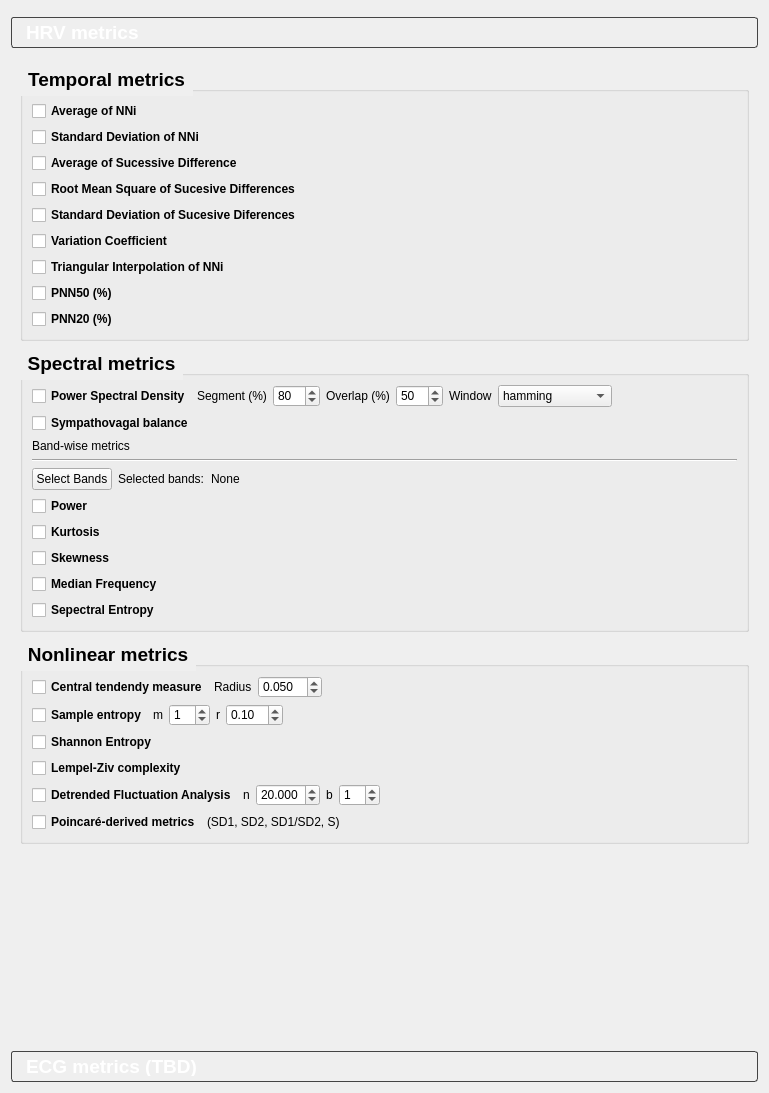
<?xml version="1.0" encoding="UTF-8"?>
<ui version="4.0">
 <class>Form</class>
 <widget class="QWidget" name="Form">
  <property name="geometry">
   <rect>
    <x>0</x>
    <y>0</y>
    <width>769</width>
    <height>1093</height>
   </rect>
  </property>
  <property name="windowTitle">
   <string>Form</string>
  </property>
  <layout class="QVBoxLayout" name="verticalLayout_4">
   <item>
    <widget class="QFrame" name="topContentWidget">
     <property name="frameShape">
      <enum>QFrame::StyledPanel</enum>
     </property>
     <property name="frameShadow">
      <enum>QFrame::Raised</enum>
     </property>
    </widget>
   </item>
   <item>
    <widget class="QToolBox" name="toolBox">
     <property name="font">
      <font>
       <pointsize>14</pointsize>
       <weight>75</weight>
       <bold>true</bold>
      </font>
     </property>
     <property name="styleSheet">
      <string notr="true">QToolBox::tab {
    background: qlineargradient(
        spread:pad, x1:0, y1:0, x2:1, y2:0,
        stop:0 #6a0dad, stop:1 #ec407a
    );
    color: white;        
    font-weight: bold; 
    padding: 5px 10px;   
    border: 1px solid #444;
    border-radius: 3px;
}

/* Color de texto dentro de la pestaña activa */
QToolBox::tab:selected {
    color: white;
}
</string>
     </property>
     <property name="currentIndex">
      <number>0</number>
     </property>
     <widget class="QWidget" name="HRVmetrics">
      <property name="geometry">
       <rect>
        <x>0</x>
        <y>0</y>
        <width>751</width>
        <height>985</height>
       </rect>
      </property>
      <attribute name="label">
       <string>HRV metrics</string>
      </attribute>
      <layout class="QGridLayout" name="gridLayout">
       <item row="2" column="0">
        <widget class="QGroupBox" name="nonlinear_metrics">
         <property name="font">
          <font>
           <pointsize>14</pointsize>
           <weight>75</weight>
           <bold>true</bold>
          </font>
         </property>
         <property name="styleSheet">
          <string notr="true">QGroupBox::title {
    subcontrol-origin: margin;
    subcontrol-position: top left; 
    padding: 5px;                 
    letter-spacing: 1px;
    
    color: qlineargradient(
        spread:pad, x1:0, y1:0, x2:1, y2:0,
        stop:0 #6a0dad, stop:1 #ec407a
    );
}</string>
         </property>
         <property name="title">
          <string>Nonlinear metrics</string>
         </property>
         <layout class="QVBoxLayout" name="verticalLayout_3">
          <item>
           <layout class="QHBoxLayout" name="horizontalLayout_10">
            <item>
             <widget class="QCheckBox" name="ctmCBox">
              <property name="font">
               <font>
                <weight>75</weight>
                <bold>true</bold>
               </font>
              </property>
              <property name="toolTip">
               <string>&lt;html&gt;&lt;head/&gt;&lt;body&gt;&lt;p&gt;Central Tendency Measure&lt;/p&gt;&lt;/body&gt;&lt;/html&gt;</string>
              </property>
              <property name="text">
               <string>Central tendendy measure</string>
              </property>
             </widget>
            </item>
            <item>
             <widget class="QLabel" name="ctmrLabel">
              <property name="toolTip">
               <string>&lt;html&gt;&lt;head/&gt;&lt;body&gt;&lt;p&gt;Radius used to compute the CTM. Should be a positive real number&lt;/p&gt;&lt;/body&gt;&lt;/html&gt;</string>
              </property>
              <property name="text">
               <string>Radius</string>
              </property>
             </widget>
            </item>
            <item>
             <widget class="QDoubleSpinBox" name="ctmrBox">
              <property name="styleSheet">
               <string notr="true"/>
              </property>
              <property name="decimals">
               <number>3</number>
              </property>
              <property name="value">
               <double>0.050000000000000</double>
              </property>
             </widget>
            </item>
            <item>
             <spacer name="horizontalSpacer_9">
              <property name="orientation">
               <enum>Qt::Horizontal</enum>
              </property>
              <property name="sizeHint" stdset="0">
               <size>
                <width>40</width>
                <height>20</height>
               </size>
              </property>
             </spacer>
            </item>
           </layout>
          </item>
          <item>
           <layout class="QHBoxLayout" name="horizontalLayout_13">
            <item>
             <widget class="QCheckBox" name="sampenCBox">
              <property name="font">
               <font>
                <weight>75</weight>
                <bold>true</bold>
               </font>
              </property>
              <property name="toolTip">
               <string>&lt;html&gt;&lt;head/&gt;&lt;body&gt;&lt;p&gt;Sample Entropy&lt;/p&gt;&lt;/body&gt;&lt;/html&gt;</string>
              </property>
              <property name="text">
               <string>Sample entropy</string>
              </property>
             </widget>
            </item>
            <item>
             <widget class="QLabel" name="sampenmLabel">
              <property name="toolTip">
               <string>Embedding dimension (sequence length). Determines the length of subsequences compared in the signal.</string>
              </property>
              <property name="text">
               <string>m</string>
              </property>
             </widget>
            </item>
            <item>
             <widget class="QSpinBox" name="sampenmBox">
              <property name="styleSheet">
               <string notr="true"/>
              </property>
              <property name="value">
               <number>1</number>
              </property>
             </widget>
            </item>
            <item>
             <widget class="QLabel" name="sampenrLabel">
              <property name="toolTip">
               <string>Tolerance value for considering matches, usually a proportion of the standard deviation of the signal (e.g., 0.2).</string>
              </property>
              <property name="text">
               <string>r</string>
              </property>
             </widget>
            </item>
            <item>
             <widget class="QDoubleSpinBox" name="sampenrBox">
              <property name="styleSheet">
               <string notr="true"/>
              </property>
              <property name="value">
               <double>0.100000000000000</double>
              </property>
             </widget>
            </item>
            <item>
             <spacer name="horizontalSpacer_11">
              <property name="orientation">
               <enum>Qt::Horizontal</enum>
              </property>
              <property name="sizeHint" stdset="0">
               <size>
                <width>40</width>
                <height>20</height>
               </size>
              </property>
             </spacer>
            </item>
           </layout>
          </item>
          <item>
           <layout class="QHBoxLayout" name="horizontalLayout_12">
            <item>
             <widget class="QCheckBox" name="shaeCBox">
              <property name="font">
               <font>
                <weight>75</weight>
                <bold>true</bold>
               </font>
              </property>
              <property name="toolTip">
               <string>&lt;html&gt;&lt;head/&gt;&lt;body&gt;&lt;p&gt;Multiscale Sample Entropy&lt;/p&gt;&lt;/body&gt;&lt;/html&gt;</string>
              </property>
              <property name="text">
               <string>Shannon Entropy</string>
              </property>
             </widget>
            </item>
            <item>
             <spacer name="horizontalSpacer_12">
              <property name="orientation">
               <enum>Qt::Horizontal</enum>
              </property>
              <property name="sizeHint" stdset="0">
               <size>
                <width>40</width>
                <height>20</height>
               </size>
              </property>
             </spacer>
            </item>
           </layout>
          </item>
          <item>
           <layout class="QHBoxLayout" name="horizontalLayout_9">
            <item>
             <widget class="QCheckBox" name="lzcCBox">
              <property name="font">
               <font>
                <weight>75</weight>
                <bold>true</bold>
               </font>
              </property>
              <property name="toolTip">
               <string>&lt;html&gt;&lt;head/&gt;&lt;body&gt;&lt;p&gt;Lempel-Ziv Complexity&lt;/p&gt;&lt;/body&gt;&lt;/html&gt;</string>
              </property>
              <property name="text">
               <string>Lempel-Ziv complexity</string>
              </property>
             </widget>
            </item>
            <item>
             <spacer name="horizontalSpacer_8">
              <property name="orientation">
               <enum>Qt::Horizontal</enum>
              </property>
              <property name="sizeHint" stdset="0">
               <size>
                <width>40</width>
                <height>20</height>
               </size>
              </property>
             </spacer>
            </item>
           </layout>
          </item>
          <item>
           <layout class="QHBoxLayout" name="horizontalLayout_27">
            <item>
             <widget class="QCheckBox" name="dfaCBox">
              <property name="font">
               <font>
                <weight>75</weight>
                <bold>true</bold>
               </font>
              </property>
              <property name="toolTip">
               <string>&lt;html&gt;&lt;head/&gt;&lt;body&gt;&lt;p&gt;Central Tendency Measure&lt;/p&gt;&lt;/body&gt;&lt;/html&gt;</string>
              </property>
              <property name="text">
               <string>Detrended Fluctuation Analysis</string>
              </property>
             </widget>
            </item>
            <item>
             <widget class="QLabel" name="dfanLabel">
              <property name="toolTip">
               <string>&lt;html&gt;&lt;head/&gt;&lt;body&gt;&lt;p&gt;Radius used to compute the CTM. Should be a positive real number&lt;/p&gt;&lt;/body&gt;&lt;/html&gt;</string>
              </property>
              <property name="text">
               <string>n</string>
              </property>
             </widget>
            </item>
            <item>
             <widget class="QDoubleSpinBox" name="dfanBox">
              <property name="styleSheet">
               <string notr="true"/>
              </property>
              <property name="decimals">
               <number>3</number>
              </property>
              <property name="value">
               <double>20.000000000000000</double>
              </property>
             </widget>
            </item>
            <item>
             <widget class="QLabel" name="dfabLabel">
              <property name="text">
               <string>b</string>
              </property>
             </widget>
            </item>
            <item>
             <widget class="QSpinBox" name="dfabBox">
              <property name="value">
               <number>1</number>
              </property>
             </widget>
            </item>
            <item>
             <spacer name="horizontalSpacer_26">
              <property name="orientation">
               <enum>Qt::Horizontal</enum>
              </property>
              <property name="sizeHint" stdset="0">
               <size>
                <width>40</width>
                <height>20</height>
               </size>
              </property>
             </spacer>
            </item>
           </layout>
          </item>
          <item>
           <layout class="QHBoxLayout" name="horizontalLayout_28">
            <item>
             <widget class="QCheckBox" name="poincareCBox">
              <property name="font">
               <font>
                <weight>75</weight>
                <bold>true</bold>
               </font>
              </property>
              <property name="toolTip">
               <string>&lt;html&gt;&lt;head/&gt;&lt;body&gt;&lt;p&gt;Multiscale Sample Entropy&lt;/p&gt;&lt;/body&gt;&lt;/html&gt;</string>
              </property>
              <property name="text">
               <string>Poincaré-derived metrics</string>
              </property>
             </widget>
            </item>
            <item>
             <widget class="QLabel" name="poincareLabel">
              <property name="toolTip">
               <string>SD1: Poincaré plot standard deviation perpendicular the line of identity
SD2: Poincaré plot standard deviation along the line of identity
SD1/SD2: Ratio of SD1-to-SD2
S: Area of the ellipse which represents total HRV</string>
              </property>
              <property name="text">
               <string>(SD1, SD2, SD1/SD2, S)</string>
              </property>
             </widget>
            </item>
            <item>
             <spacer name="horizontalSpacer_27">
              <property name="orientation">
               <enum>Qt::Horizontal</enum>
              </property>
              <property name="sizeHint" stdset="0">
               <size>
                <width>40</width>
                <height>20</height>
               </size>
              </property>
             </spacer>
            </item>
           </layout>
          </item>
         </layout>
        </widget>
       </item>
       <item row="3" column="0">
        <spacer name="verticalSpacer_2">
         <property name="orientation">
          <enum>Qt::Vertical</enum>
         </property>
         <property name="sizeHint" stdset="0">
          <size>
           <width>20</width>
           <height>40</height>
          </size>
         </property>
        </spacer>
       </item>
       <item row="0" column="0">
        <widget class="QGroupBox" name="basic_statistical_metrics">
         <property name="font">
          <font>
           <pointsize>14</pointsize>
           <weight>75</weight>
           <bold>true</bold>
          </font>
         </property>
         <property name="styleSheet">
          <string notr="true">QGroupBox::title {
    subcontrol-origin: margin;
    subcontrol-position: top left; 
    padding: 5px;                 
    letter-spacing: 1px;
    
    color: qlineargradient(
        spread:pad, x1:0, y1:0, x2:1, y2:0,
        stop:0 #6a0dad, stop:1 #ec407a
    );
}</string>
         </property>
         <property name="title">
          <string>Temporal metrics</string>
         </property>
         <layout class="QVBoxLayout" name="verticalLayout">
          <item>
           <layout class="QHBoxLayout" name="horizontalLayout_2">
            <item>
             <widget class="QCheckBox" name="avnnCBox">
              <property name="font">
               <font>
                <weight>75</weight>
                <bold>true</bold>
               </font>
              </property>
              <property name="toolTip">
               <string>NNi = Normal to Normal Interval</string>
              </property>
              <property name="text">
               <string>Average of NNi</string>
              </property>
             </widget>
            </item>
            <item>
             <spacer name="horizontalSpacer">
              <property name="orientation">
               <enum>Qt::Horizontal</enum>
              </property>
              <property name="sizeHint" stdset="0">
               <size>
                <width>40</width>
                <height>20</height>
               </size>
              </property>
             </spacer>
            </item>
           </layout>
          </item>
          <item>
           <layout class="QHBoxLayout" name="horizontalLayout_19">
            <item>
             <widget class="QCheckBox" name="sdnnCBox">
              <property name="font">
               <font>
                <weight>75</weight>
                <bold>true</bold>
               </font>
              </property>
              <property name="text">
               <string>Standard Deviation of NNi</string>
              </property>
             </widget>
            </item>
            <item>
             <spacer name="horizontalSpacer_16">
              <property name="orientation">
               <enum>Qt::Horizontal</enum>
              </property>
              <property name="sizeHint" stdset="0">
               <size>
                <width>40</width>
                <height>20</height>
               </size>
              </property>
             </spacer>
            </item>
           </layout>
          </item>
          <item>
           <layout class="QHBoxLayout" name="horizontalLayout_3">
            <item>
             <widget class="QCheckBox" name="avsdCBox">
              <property name="font">
               <font>
                <weight>75</weight>
                <bold>true</bold>
               </font>
              </property>
              <property name="text">
               <string>Average of Sucessive Difference</string>
              </property>
             </widget>
            </item>
            <item>
             <spacer name="horizontalSpacer_2">
              <property name="orientation">
               <enum>Qt::Horizontal</enum>
              </property>
              <property name="sizeHint" stdset="0">
               <size>
                <width>40</width>
                <height>20</height>
               </size>
              </property>
             </spacer>
            </item>
           </layout>
          </item>
          <item>
           <layout class="QHBoxLayout" name="horizontalLayout_4">
            <item>
             <widget class="QCheckBox" name="rmssdCBox">
              <property name="font">
               <font>
                <weight>75</weight>
                <bold>true</bold>
               </font>
              </property>
              <property name="text">
               <string>Root Mean Square of Sucesive Differences</string>
              </property>
             </widget>
            </item>
            <item>
             <spacer name="horizontalSpacer_3">
              <property name="orientation">
               <enum>Qt::Horizontal</enum>
              </property>
              <property name="sizeHint" stdset="0">
               <size>
                <width>40</width>
                <height>20</height>
               </size>
              </property>
             </spacer>
            </item>
           </layout>
          </item>
          <item>
           <layout class="QHBoxLayout" name="horizontalLayout_20">
            <item>
             <widget class="QCheckBox" name="sdsdCBox">
              <property name="font">
               <font>
                <weight>75</weight>
                <bold>true</bold>
               </font>
              </property>
              <property name="text">
               <string>Standard Deviation of Sucesive Diferences</string>
              </property>
             </widget>
            </item>
            <item>
             <spacer name="horizontalSpacer_20">
              <property name="orientation">
               <enum>Qt::Horizontal</enum>
              </property>
              <property name="sizeHint" stdset="0">
               <size>
                <width>40</width>
                <height>20</height>
               </size>
              </property>
             </spacer>
            </item>
           </layout>
          </item>
          <item>
           <layout class="QHBoxLayout" name="horizontalLayout_22">
            <item>
             <widget class="QCheckBox" name="cvCBox">
              <property name="font">
               <font>
                <weight>75</weight>
                <bold>true</bold>
               </font>
              </property>
              <property name="text">
               <string>Variation Coefficient</string>
              </property>
             </widget>
            </item>
            <item>
             <spacer name="horizontalSpacer_17">
              <property name="orientation">
               <enum>Qt::Horizontal</enum>
              </property>
              <property name="sizeHint" stdset="0">
               <size>
                <width>40</width>
                <height>20</height>
               </size>
              </property>
             </spacer>
            </item>
           </layout>
          </item>
          <item>
           <layout class="QHBoxLayout" name="horizontalLayout_15">
            <item>
             <widget class="QCheckBox" name="tinnCBox">
              <property name="font">
               <font>
                <weight>75</weight>
                <bold>true</bold>
               </font>
              </property>
              <property name="text">
               <string>Triangular Interpolation of NNi</string>
              </property>
             </widget>
            </item>
            <item>
             <spacer name="horizontalSpacer_14">
              <property name="orientation">
               <enum>Qt::Horizontal</enum>
              </property>
              <property name="sizeHint" stdset="0">
               <size>
                <width>40</width>
                <height>20</height>
               </size>
              </property>
             </spacer>
            </item>
           </layout>
          </item>
          <item>
           <layout class="QHBoxLayout" name="horizontalLayout_23">
            <item>
             <widget class="QCheckBox" name="pnn50CBox">
              <property name="font">
               <font>
                <weight>75</weight>
                <bold>true</bold>
               </font>
              </property>
              <property name="text">
               <string>PNN50 (%)</string>
              </property>
             </widget>
            </item>
            <item>
             <spacer name="horizontalSpacer_21">
              <property name="orientation">
               <enum>Qt::Horizontal</enum>
              </property>
              <property name="sizeHint" stdset="0">
               <size>
                <width>40</width>
                <height>20</height>
               </size>
              </property>
             </spacer>
            </item>
           </layout>
          </item>
          <item>
           <layout class="QHBoxLayout" name="horizontalLayout_14">
            <item>
             <widget class="QCheckBox" name="pnn20CBox">
              <property name="font">
               <font>
                <weight>75</weight>
                <bold>true</bold>
               </font>
              </property>
              <property name="text">
               <string>PNN20 (%)</string>
              </property>
             </widget>
            </item>
            <item>
             <spacer name="horizontalSpacer_13">
              <property name="orientation">
               <enum>Qt::Horizontal</enum>
              </property>
              <property name="sizeHint" stdset="0">
               <size>
                <width>40</width>
                <height>20</height>
               </size>
              </property>
             </spacer>
            </item>
           </layout>
          </item>
         </layout>
        </widget>
       </item>
       <item row="1" column="0">
        <widget class="QGroupBox" name="spectral_metrics">
         <property name="font">
          <font>
           <pointsize>14</pointsize>
           <weight>75</weight>
           <bold>true</bold>
          </font>
         </property>
         <property name="styleSheet">
          <string notr="true">QGroupBox::title {
    subcontrol-origin: margin;
    subcontrol-position: top left; 
    padding: 5px;                 
    letter-spacing: 1px;
    
    color: qlineargradient(
        spread:pad, x1:0, y1:0, x2:1, y2:0,
        stop:0 #6a0dad, stop:1 #ec407a
    );
}</string>
         </property>
         <property name="title">
          <string>Spectral metrics</string>
         </property>
         <layout class="QVBoxLayout" name="verticalLayout_2">
          <item>
           <layout class="QHBoxLayout" name="horizontalLayout">
            <item>
             <widget class="QCheckBox" name="psdCBox">
              <property name="font">
               <font>
                <weight>75</weight>
                <bold>true</bold>
               </font>
              </property>
              <property name="text">
               <string>Power Spectral Density</string>
              </property>
             </widget>
            </item>
            <item>
             <widget class="QLabel" name="segmentpsdLabel">
              <property name="toolTip">
               <string>Percentage of the signal (n_samples) used to calculate the FFT. Default:
        80% of the signal.</string>
              </property>
              <property name="text">
               <string>Segment (%)</string>
              </property>
             </widget>
            </item>
            <item>
             <widget class="QSpinBox" name="segmentpsdBox">
              <property name="styleSheet">
               <string notr="true"/>
              </property>
              <property name="maximum">
               <number>100</number>
              </property>
              <property name="value">
               <number>80</number>
              </property>
             </widget>
            </item>
            <item>
             <widget class="QLabel" name="overlappsdLabel">
              <property name="toolTip">
               <string>Percentage of overlap (n_samples) for the Welch method. Default: 50% of
        the signal.</string>
              </property>
              <property name="text">
               <string>Overlap (%)</string>
              </property>
             </widget>
            </item>
            <item>
             <widget class="QSpinBox" name="overlappsdBox">
              <property name="styleSheet">
               <string notr="true"/>
              </property>
              <property name="maximum">
               <number>100</number>
              </property>
              <property name="value">
               <number>50</number>
              </property>
             </widget>
            </item>
            <item>
             <widget class="QLabel" name="windowpsdLabel">
              <property name="text">
               <string>Window</string>
              </property>
             </widget>
            </item>
            <item>
             <widget class="QComboBox" name="psdcomboBox">
              <property name="currentIndex">
               <number>6</number>
              </property>
              <item>
               <property name="text">
                <string>barthann</string>
               </property>
              </item>
              <item>
               <property name="text">
                <string>bartlett</string>
               </property>
              </item>
              <item>
               <property name="text">
                <string>blackmanharris</string>
               </property>
              </item>
              <item>
               <property name="text">
                <string>bohman</string>
               </property>
              </item>
              <item>
               <property name="text">
                <string>boxcar</string>
               </property>
              </item>
              <item>
               <property name="text">
                <string>flattop</string>
               </property>
              </item>
              <item>
               <property name="text">
                <string>hamming</string>
               </property>
              </item>
              <item>
               <property name="text">
                <string>nuttall</string>
               </property>
              </item>
              <item>
               <property name="text">
                <string>parzen</string>
               </property>
              </item>
              <item>
               <property name="text">
                <string>triang</string>
               </property>
              </item>
             </widget>
            </item>
            <item>
             <spacer name="horizontalSpacer_15">
              <property name="orientation">
               <enum>Qt::Horizontal</enum>
              </property>
              <property name="sizeHint" stdset="0">
               <size>
                <width>40</width>
                <height>20</height>
               </size>
              </property>
             </spacer>
            </item>
           </layout>
          </item>
          <item>
           <layout class="QHBoxLayout" name="horizontalLayout_17">
            <item>
             <widget class="QCheckBox" name="svbCBox">
              <property name="font">
               <font>
                <weight>75</weight>
                <bold>true</bold>
               </font>
              </property>
              <property name="toolTip">
               <string>&lt;html&gt;&lt;head/&gt;&lt;body&gt;&lt;p&gt;Median Frequency&lt;/p&gt;&lt;p&gt;&lt;br/&gt;&lt;/p&gt;&lt;/body&gt;&lt;/html&gt;</string>
              </property>
              <property name="text">
               <string>Sympathovagal balance</string>
              </property>
             </widget>
            </item>
            <item>
             <spacer name="horizontalSpacer_19">
              <property name="orientation">
               <enum>Qt::Horizontal</enum>
              </property>
              <property name="sizeHint" stdset="0">
               <size>
                <width>40</width>
                <height>20</height>
               </size>
              </property>
             </spacer>
            </item>
           </layout>
          </item>
          <item>
           <widget class="QLabel" name="label">
            <property name="text">
             <string>Band-wise metrics</string>
            </property>
           </widget>
          </item>
          <item>
           <widget class="Line" name="line">
            <property name="orientation">
             <enum>Qt::Horizontal</enum>
            </property>
           </widget>
          </item>
          <item>
           <layout class="QHBoxLayout" name="horizontalLayout_5">
            <item>
             <widget class="QPushButton" name="bandButton">
              <property name="text">
               <string>Select Bands</string>
              </property>
             </widget>
            </item>
            <item>
             <widget class="QLabel" name="selectedbandsLabel">
              <property name="text">
               <string>Selected bands:</string>
              </property>
             </widget>
            </item>
            <item>
             <widget class="QLabel" name="bandLabel">
              <property name="text">
               <string>None</string>
              </property>
             </widget>
            </item>
            <item>
             <spacer name="horizontalSpacer_4">
              <property name="orientation">
               <enum>Qt::Horizontal</enum>
              </property>
              <property name="sizeHint" stdset="0">
               <size>
                <width>40</width>
                <height>20</height>
               </size>
              </property>
             </spacer>
            </item>
           </layout>
          </item>
          <item>
           <layout class="QHBoxLayout" name="horizontalLayout_6">
            <item>
             <widget class="QCheckBox" name="powerCBox">
              <property name="font">
               <font>
                <weight>75</weight>
                <bold>true</bold>
               </font>
              </property>
              <property name="text">
               <string>Power</string>
              </property>
             </widget>
            </item>
            <item>
             <spacer name="horizontalSpacer_5">
              <property name="orientation">
               <enum>Qt::Horizontal</enum>
              </property>
              <property name="sizeHint" stdset="0">
               <size>
                <width>40</width>
                <height>20</height>
               </size>
              </property>
             </spacer>
            </item>
           </layout>
          </item>
          <item>
           <layout class="QHBoxLayout" name="horizontalLayout_25">
            <item>
             <widget class="QCheckBox" name="kurtCBox">
              <property name="font">
               <font>
                <weight>75</weight>
                <bold>true</bold>
               </font>
              </property>
              <property name="toolTip">
               <string>&lt;html&gt;&lt;head/&gt;&lt;body&gt;&lt;p&gt;Spectral Entropy&lt;/p&gt;&lt;/body&gt;&lt;/html&gt;</string>
              </property>
              <property name="text">
               <string>Kurtosis</string>
              </property>
             </widget>
            </item>
            <item>
             <spacer name="horizontalSpacer_24">
              <property name="orientation">
               <enum>Qt::Horizontal</enum>
              </property>
              <property name="sizeHint" stdset="0">
               <size>
                <width>40</width>
                <height>20</height>
               </size>
              </property>
             </spacer>
            </item>
           </layout>
          </item>
          <item>
           <layout class="QHBoxLayout" name="horizontalLayout_18">
            <item>
             <widget class="QCheckBox" name="skewnessCBox">
              <property name="font">
               <font>
                <weight>75</weight>
                <bold>true</bold>
               </font>
              </property>
              <property name="text">
               <string>Skewness</string>
              </property>
             </widget>
            </item>
            <item>
             <spacer name="horizontalSpacer_22">
              <property name="orientation">
               <enum>Qt::Horizontal</enum>
              </property>
              <property name="sizeHint" stdset="0">
               <size>
                <width>40</width>
                <height>20</height>
               </size>
              </property>
             </spacer>
            </item>
           </layout>
          </item>
          <item>
           <layout class="QHBoxLayout" name="horizontalLayout_24">
            <item>
             <widget class="QCheckBox" name="mfCBox">
              <property name="font">
               <font>
                <weight>75</weight>
                <bold>true</bold>
               </font>
              </property>
              <property name="toolTip">
               <string>&lt;html&gt;&lt;head/&gt;&lt;body&gt;&lt;p&gt;Absolute Power&lt;/p&gt;&lt;/body&gt;&lt;/html&gt;</string>
              </property>
              <property name="text">
               <string>Median Frequency</string>
              </property>
             </widget>
            </item>
            <item>
             <spacer name="horizontalSpacer_23">
              <property name="orientation">
               <enum>Qt::Horizontal</enum>
              </property>
              <property name="sizeHint" stdset="0">
               <size>
                <width>40</width>
                <height>20</height>
               </size>
              </property>
             </spacer>
            </item>
           </layout>
          </item>
          <item>
           <layout class="QHBoxLayout" name="horizontalLayout_16">
            <item>
             <widget class="QCheckBox" name="seCBox">
              <property name="font">
               <font>
                <weight>75</weight>
                <bold>true</bold>
               </font>
              </property>
              <property name="toolTip">
               <string>&lt;html&gt;&lt;head/&gt;&lt;body&gt;&lt;p&gt;Relative Power&lt;/p&gt;&lt;/body&gt;&lt;/html&gt;</string>
              </property>
              <property name="text">
               <string>Sepectral Entropy</string>
              </property>
             </widget>
            </item>
            <item>
             <spacer name="horizontalSpacer_18">
              <property name="orientation">
               <enum>Qt::Horizontal</enum>
              </property>
              <property name="sizeHint" stdset="0">
               <size>
                <width>40</width>
                <height>20</height>
               </size>
              </property>
             </spacer>
            </item>
           </layout>
          </item>
         </layout>
        </widget>
       </item>
      </layout>
     </widget>
     <widget class="QWidget" name="ECGmetrics">
      <property name="geometry">
       <rect>
        <x>0</x>
        <y>0</y>
        <width>751</width>
        <height>985</height>
       </rect>
      </property>
      <attribute name="label">
       <string>ECG metrics (TBD)</string>
      </attribute>
      <layout class="QVBoxLayout" name="verticalLayout_11">
       <item>
        <spacer name="verticalSpacer_3">
         <property name="orientation">
          <enum>Qt::Vertical</enum>
         </property>
         <property name="sizeHint" stdset="0">
          <size>
           <width>20</width>
           <height>40</height>
          </size>
         </property>
        </spacer>
       </item>
      </layout>
     </widget>
    </widget>
   </item>
  </layout>
 </widget>
 <resources/>
 <connections/>
</ui>
